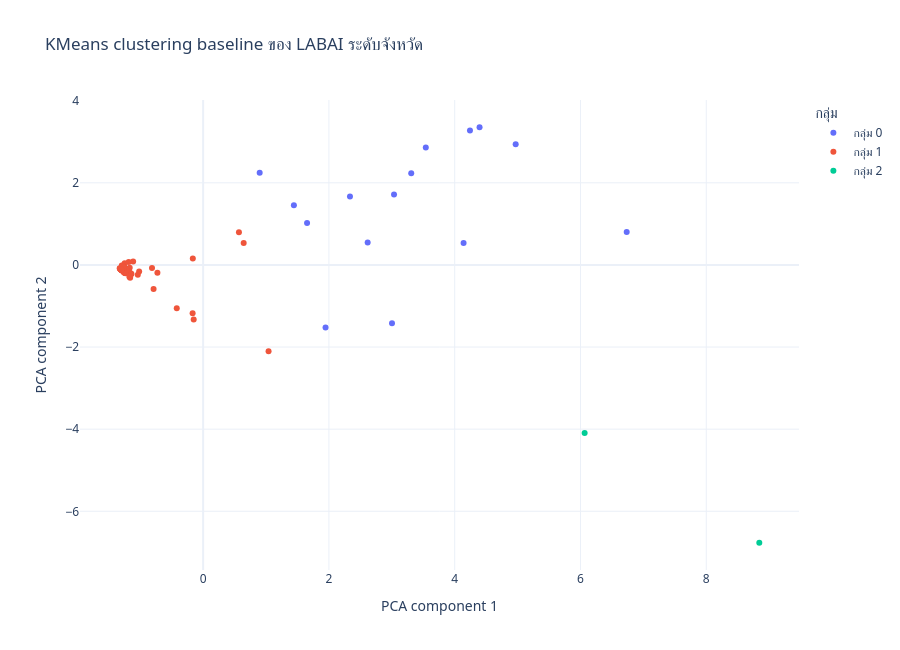

Here is the notebook cell this chart was saved with:
### Markdown cell above
## สร้าง Plotly clustering chart สำหรับ HTML report

กราฟ interactive นี้แสดงผล PCA เดียวกับกราฟ static และใช้สำหรับทบทวน cluster profile ใน HTML

### Code cell
modeling_df["cluster_label"] = "กลุ่ม " + modeling_df["cluster_id"].astype(str)

cluster_plotly_figure = px.scatter(
    modeling_df,
    x="pca_component_1",
    y="pca_component_2",
    color="cluster_label",
    hover_name=PROVINCE_COLUMN,
    title="KMeans clustering baseline ของ LABAI ระดับจังหวัด",
    labels={
        "pca_component_1": "PCA component 1",
        "pca_component_2": "PCA component 2",
        "cluster_label": "กลุ่ม",
    },
)
cluster_plotly_figure.update_layout(
    template="plotly_white",
    height=650,
    font={"family": "Sarabun, system-ui, sans-serif"},
    hoverlabel={"font": {"family": "Sarabun, system-ui, sans-serif"}},
)

### Figure 1 — Plotly figure (JSON) as saved in the notebook; plotly's stock layout.template omitted (floating-point values rounded to 4 significant figures)
{"data": [{"hovertemplate": "<b>%{hovertext}</b><br><br>กลุ่ม=กลุ่ม 0<br>PCA component 1=%{x}<br>PCA component 2=%{y}<extra></extra>", "hovertext": ["กรุงเทพมหานคร", "สิงห์บุรี", "ชัยนาท", "ชลบุรี", "ระยอง", "ฉะเชิงเทรา", "ขอนแก่น", "กาฬสินธุ์", "นครพนม", "เชียงใหม่", "แม่ฮ่องสอน", "ตาก", "ราชบุรี", "กาญจนบุรี", "นครปฐม"], "legendgroup": "กลุ่ม 0", "marker": {"color": "#636efa", "symbol": "circle"}, "mode": "markers", "name": "กลุ่ม 0", "orientation": "v", "showlegend": true, "type": "scatter", "x": [4.395, 0.8991, 1.653, 4.243, 3.035, 3.54, 2.335, 4.97, 6.735, 3.309, 1.443, 3.003, 4.141, 1.946, 2.616], "xaxis": "x", "y": [3.353, 2.242, 1.021, 3.273, 1.716, 2.861, 1.663, 2.936, 0.8023, 2.235, 1.455, -1.422, 0.5365, -1.523, 0.5435], "yaxis": "y"}, {"hovertemplate": "<b>%{hovertext}</b><br><br>กลุ่ม=กลุ่ม 1<br>PCA component 1=%{x}<br>PCA component 2=%{y}<extra></extra>", "hovertext": ["สมุทรปราการ", "นนทบุรี", "ปทุมธานี", "พระนครศรีอยุธยา", "อ่างทอง", "ลพบุรี", "สระบุรี", "จันทบุรี", "ตราด", "ปราจีนบุรี", "นครนายก", "สระแก้ว", "นครราชสีมา", "บุรีรัมย์", "สุรินทร์", "ศรีสะเกษ", "อุบลราชธานี", "ยโสธร", "ชัยภูมิ", "อำนาจเจริญ", "หนองบัวลำภู", "อุดรธานี", "เลย", "หนองคาย", "มหาสารคาม", "ร้อยเอ็ด", "สกลนคร", "มุกดาหาร", "ลำปาง", "อุตรดิตถ์", "แพร่", "น่าน", "พะเยา", "นครสวรรค์", "อุทัยธานี", "กำแพงเพชร", "สุโขทัย", "พิษณุโลก", "พิจิตร", "เพชรบูรณ์", "สุพรรณบุรี", "สมุทรสาคร", "สมุทรสงคราม", "เพชรบุรี", "ประจวบคีรีขันธ์", "นครศรีธรรมราช", "กระบี่", "พังงา", "ภูเก็ต", "สุราษฎร์ธานี", "ระนอง", "ชุมพร", "สงขลา", "สตูล", "ตรัง", "พัทลุง", "ปัตตานี", "ยะลา", "นราธิวาส", "บึงกาฬ"], "legendgroup": "กลุ่ม 1", "marker": {"color": "#EF553B", "symbol": "circle"}, "mode": "markers", "name": "กลุ่ม 1", "orientation": "v", "showlegend": true, "type": "scatter", "x": [-0.8131, -0.727, -0.4196, -1.017, -1.29, -1.161, -1.164, -1.146, -1.308, -1.158, -0.1675, 1.04, -0.1502, -1.234, -1.207, -1.113, 0.6447, -1.256, -1.248, -1.308, -1.321, -1.168, -1.263, -1.263, -1.284, -1.247, -1.284, -1.327, -1.226, -1.287, -1.296, -1.25, -1.256, -1.226, -1.265, -1.308, -1.302, 0.5694, -1.265, -1.14, -0.7879, -1.039, -1.25, -1.241, -1.213, -0.1641, -1.302, -1.293, -1.284, -1.259, -1.287, -1.29, -1.184, -1.314, -1.296, -1.321, -1.263, -1.302, -1.173, -1.302], "xaxis": "x", "y": [-0.07295, -0.189, -1.057, -0.1571, -0.1341, -0.311, -0.1909, -0.2138, -0.1085, -0.2031, -1.175, -2.101, -1.33, -0.2056, -0.1217, 0.08309, 0.5355, -0.05977, 0.03865, -0.1057, -0.09228, -0.06795, -0.05861, -0.05584, -0.1381, -0.195, -0.1353, -0.0828, -0.1044, -0.02069, -0.1219, -0.0748, -0.06254, -0.1044, -0.1665, -0.1085, -0.1152, 0.7954, -0.1637, -0.2205, -0.5851, -0.2365, -0.06925, -0.1989, -0.115, 0.1571, -0.1179, -0.01398, -0.1381, -0.176, -0.02346, -0.1314, 0.07116, -0.09898, -0.1191, -0.09228, -0.05584, -0.1152, -0.2865, -0.1124], "yaxis": "y"}, {"hovertemplate": "<b>%{hovertext}</b><br><br>กลุ่ม=กลุ่ม 2<br>PCA component 1=%{x}<br>PCA component 2=%{y}<extra></extra>", "hovertext": ["ลำพูน", "เชียงราย"], "legendgroup": "กลุ่ม 2", "marker": {"color": "#00cc96", "symbol": "circle"}, "mode": "markers", "name": "กลุ่ม 2", "orientation": "v", "showlegend": true, "type": "scatter", "x": [6.066, 8.844], "xaxis": "x", "y": [-4.096, -6.766], "yaxis": "y"}], "layout": {"font": {"family": "Sarabun, system-ui, sans-serif"}, "height": 650, "hoverlabel": {"font": {"family": "Sarabun, system-ui, sans-serif"}}, "legend": {"title": {"text": "กลุ่ม"}, "tracegroupgap": 0}, "title": {"text": "KMeans clustering baseline ของ LABAI ระดับจังหวัด"}, "xaxis": {"anchor": "y", "domain": [0.0, 1.0], "title": {"text": "PCA component 1"}}, "yaxis": {"anchor": "x", "domain": [0.0, 1.0], "title": {"text": "PCA component 2"}}}}
